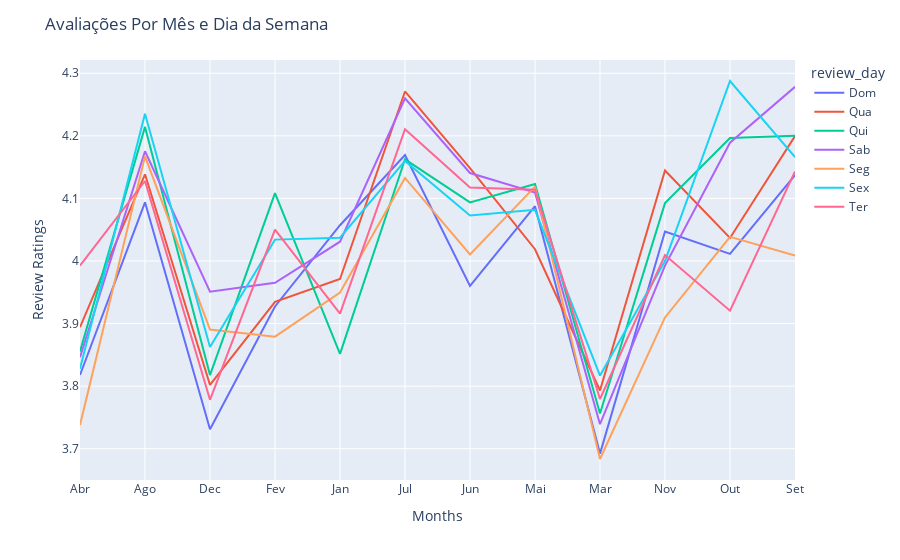

Notebook code cell kept with this figure:
### Code cell
# Plot

# Gráfico
fig = px.line(review_score_per_month, 
              x = "review_month", 
              y = "review_score", 
              color = 'review_day')

# Layout
fig.update_layout(title = "Avaliações Por Mês e Dia da Semana",
                  xaxis_title = "Months",
                  yaxis_title = "Review Ratings")
fig.show()

### Figure 1 — Plotly figure (JSON) as saved in the notebook; plotly's stock layout.template omitted (floating-point values rounded to 4 significant figures)
{"data": [{"hovertemplate": "review_day=Dom<br>review_month=%{x}<br>review_score=%{y}<extra></extra>", "legendgroup": "Dom", "line": {"color": "#636efa", "dash": "solid"}, "marker": {"symbol": "circle"}, "mode": "lines", "name": "Dom", "orientation": "v", "showlegend": true, "type": "scatter", "x": ["Abr", "Ago", "Dec", "Fev", "Jan", "Jul", "Jun", "Mai", "Mar", "Nov", "Out", "Set"], "xaxis": "x", "y": [3.818, 4.094, 3.731, 3.927, 4.057, 4.169, 3.96, 4.088, 3.692, 4.047, 4.011, 4.137], "yaxis": "y"}, {"hovertemplate": "review_day=Qua<br>review_month=%{x}<br>review_score=%{y}<extra></extra>", "legendgroup": "Qua", "line": {"color": "#EF553B", "dash": "solid"}, "marker": {"symbol": "circle"}, "mode": "lines", "name": "Qua", "orientation": "v", "showlegend": true, "type": "scatter", "x": ["Abr", "Ago", "Dec", "Fev", "Jan", "Jul", "Jun", "Mai", "Mar", "Nov", "Out", "Set"], "xaxis": "x", "y": [3.894, 4.139, 3.802, 3.935, 3.971, 4.271, 4.148, 4.019, 3.793, 4.145, 4.037, 4.2], "yaxis": "y"}, {"hovertemplate": "review_day=Qui<br>review_month=%{x}<br>review_score=%{y}<extra></extra>", "legendgroup": "Qui", "line": {"color": "#00cc96", "dash": "solid"}, "marker": {"symbol": "circle"}, "mode": "lines", "name": "Qui", "orientation": "v", "showlegend": true, "type": "scatter", "x": ["Abr", "Ago", "Dec", "Fev", "Jan", "Jul", "Jun", "Mai", "Mar", "Nov", "Out", "Set"], "xaxis": "x", "y": [3.856, 4.214, 3.818, 4.109, 3.852, 4.163, 4.094, 4.123, 3.756, 4.093, 4.197, 4.2], "yaxis": "y"}, {"hovertemplate": "review_day=Sab<br>review_month=%{x}<br>review_score=%{y}<extra></extra>", "legendgroup": "Sab", "line": {"color": "#ab63fa", "dash": "solid"}, "marker": {"symbol": "circle"}, "mode": "lines", "name": "Sab", "orientation": "v", "showlegend": true, "type": "scatter", "x": ["Abr", "Ago", "Dec", "Fev", "Jan", "Jul", "Jun", "Mai", "Mar", "Nov", "Out", "Set"], "xaxis": "x", "y": [3.846, 4.175, 3.951, 3.965, 4.031, 4.26, 4.141, 4.109, 3.739, 3.993, 4.189, 4.278], "yaxis": "y"}, {"hovertemplate": "review_day=Seg<br>review_month=%{x}<br>review_score=%{y}<extra></extra>", "legendgroup": "Seg", "line": {"color": "#FFA15A", "dash": "solid"}, "marker": {"symbol": "circle"}, "mode": "lines", "name": "Seg", "orientation": "v", "showlegend": true, "type": "scatter", "x": ["Abr", "Ago", "Dec", "Fev", "Jan", "Jul", "Jun", "Mai", "Mar", "Nov", "Out", "Set"], "xaxis": "x", "y": [3.738, 4.167, 3.89, 3.879, 3.95, 4.133, 4.011, 4.119, 3.684, 3.91, 4.039, 4.009], "yaxis": "y"}, {"hovertemplate": "review_day=Sex<br>review_month=%{x}<br>review_score=%{y}<extra></extra>", "legendgroup": "Sex", "line": {"color": "#19d3f3", "dash": "solid"}, "marker": {"symbol": "circle"}, "mode": "lines", "name": "Sex", "orientation": "v", "showlegend": true, "type": "scatter", "x": ["Abr", "Ago", "Dec", "Fev", "Jan", "Jul", "Jun", "Mai", "Mar", "Nov", "Out", "Set"], "xaxis": "x", "y": [3.828, 4.235, 3.862, 4.034, 4.037, 4.16, 4.073, 4.082, 3.817, 4.0, 4.288, 4.166], "yaxis": "y"}, {"hovertemplate": "review_day=Ter<br>review_month=%{x}<br>review_score=%{y}<extra></extra>", "legendgroup": "Ter", "line": {"color": "#FF6692", "dash": "solid"}, "marker": {"symbol": "circle"}, "mode": "lines", "name": "Ter", "orientation": "v", "showlegend": true, "type": "scatter", "x": ["Abr", "Ago", "Dec", "Fev", "Jan", "Jul", "Jun", "Mai", "Mar", "Nov", "Out", "Set"], "xaxis": "x", "y": [3.993, 4.128, 3.778, 4.05, 3.916, 4.211, 4.118, 4.114, 3.78, 4.01, 3.921, 4.143], "yaxis": "y"}], "layout": {"legend": {"title": {"text": "review_day"}, "tracegroupgap": 0}, "margin": {"t": 60}, "title": {"text": "Avaliações Por Mês e Dia da Semana"}, "xaxis": {"anchor": "y", "domain": [0, 1], "title": {"text": "Months"}}, "yaxis": {"anchor": "x", "domain": [0, 1], "title": {"text": "Review Ratings"}}}}
